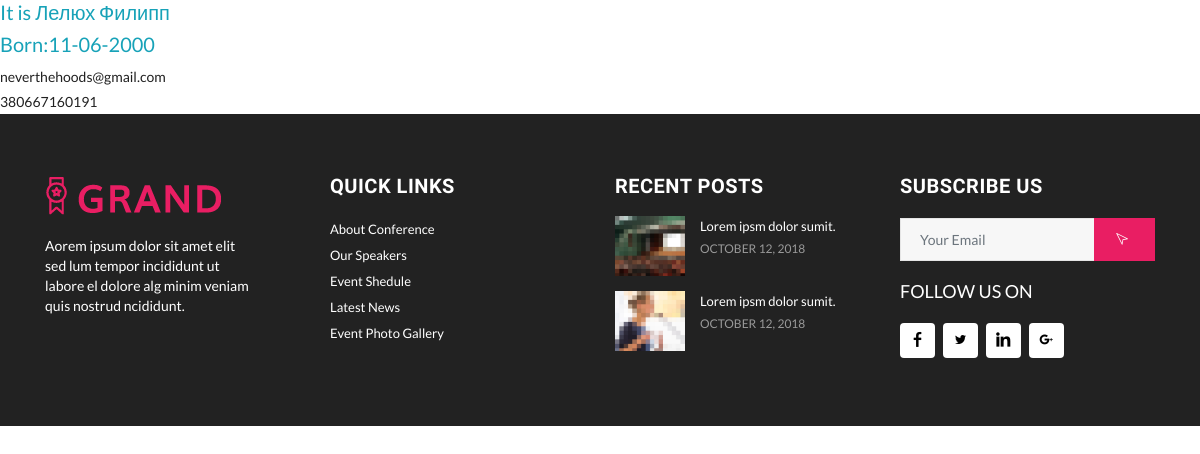
Page /students/37 on the committed database.
### News/models.py (models this page shows, shortened)
class Student(models.Model):
    id = models.AutoField(primary_key=True)
    name = models.CharField(max_length = 30);
    birthdata = models.DateField();
    number = models.CharField(max_length = 20);
    email = models.EmailField();

### News/templates/news/student.html
{% extends "mainApp/wrapper.html"%}
{% block content %}
    <h5 class ="text-info">It is {{student.name}}</h5>
    <h5 class ="text-info">Born:{{student.birthdata|date:"d-m-Y"}}</h5>
    <p> {{student.email}}</p>
    <p> {{student.number}}</p>
{% endblock %}

### mainApp/static/mainApp/assets/css/main.css (style rules this page uses)
html { overflow-x: hidden; }
body { background: #fff; font-size: 15px; font-weight: 400; font-family: 'Lato', sans-serif; -webkit-box-sizing: border-box; -moz-box-sizing: border-box; box-sizing: border-box; -webkit-font-smoothing: subpixel-antialiased; color: #212121; line-height: 25px; -webkit-backface-visibility: hidden; backface-visibility: hidden; overflow-x: hidden; }
p { font-weight: 400; font-family: 'Lato', sans-serif; margin: 0px; font-size: 14px; }

### rows in the picture
Student: name "Лелюх Филипп", birthdata "11-06-2000", email "neverthehoods@gmail.com", number "380667160191"
